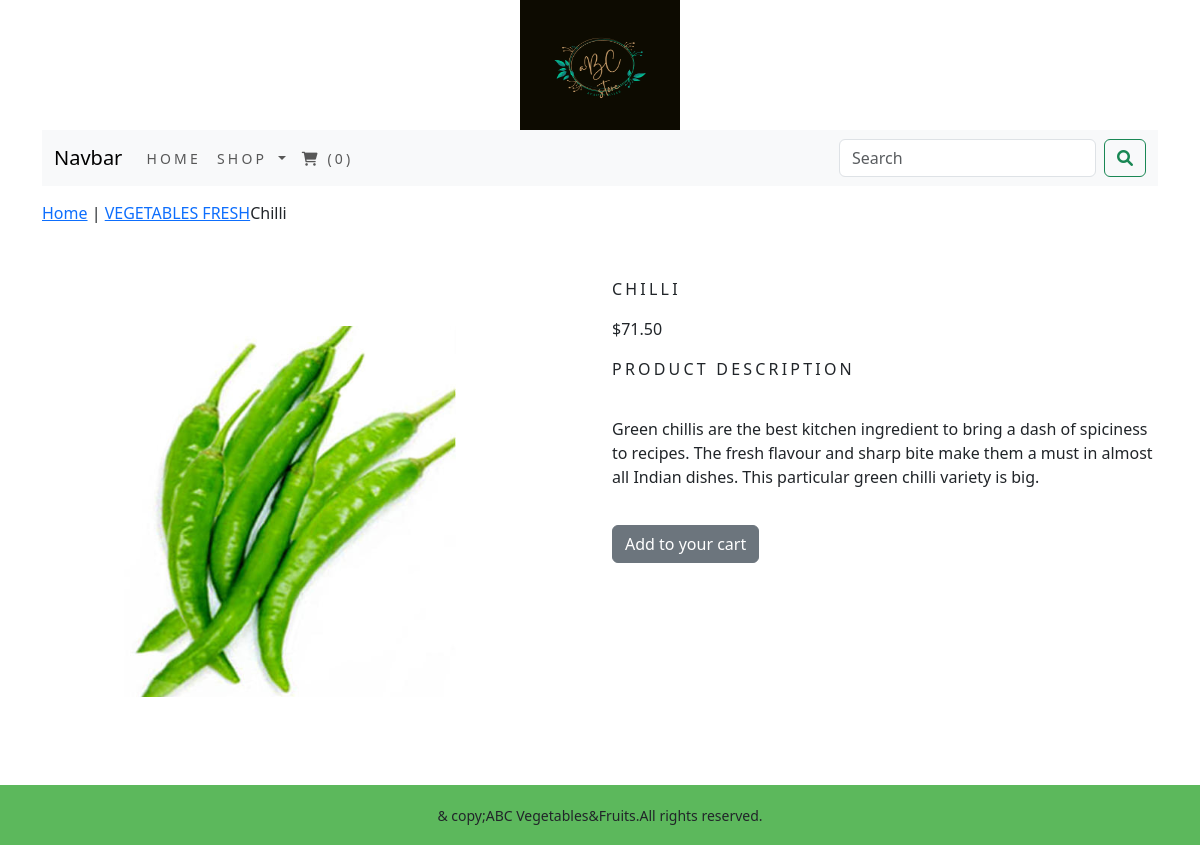
Page /shop/vegetables-fresh/chilli/ on the committed database.
### shop/models.py (models this page shows, shortened)
class Product(models.Model):
    name=models.CharField(max_length=250,unique=True)
    slug=models.SlugField(max_length=250,unique=True)
    desc=models.TextField(blank=True)
    price=models.DecimalField(max_digits=10,decimal_places=2)
    category=models.ForeignKey(Category,on_delete=models.CASCADE)
    img=models.ImageField(upload_to='product',blank=True)
    stock=models.IntegerField()
    avilable=models.BooleanField(default=True)
    created=models.DateTimeField(auto_now_add=True)
    updated=models.DateTimeField(auto_now=True)
    class Meta:
        ordering = ('name',)
        verbose_name = 'product'
        verbose_name_plural = 'products'

class Category(models.Model):
    name=models.CharField(max_length=250,unique=True)
    slug=models.SlugField(max_length=250,unique=True)
    desc=models.TextField(blank=True)
    img=models.ImageField(upload_to='category',blank=True)
    class Meta:
        ordering=('name',)
        verbose_name='category'
        verbose_name_plural='categories'
    def get_url(self):
        return reverse('shop:products_by_category',args=[self.slug])
    def __str__(self):
        return '{}'.format(self.name)

### shop/views.py (the view)
# urls.py: path('<slug:c_slug>/<slug:product_slug>/',views.ProDetail,name='prodcatdetail')
def ProDetail(request,c_slug,product_slug):
    try:
        product=Product.objects.get(category__slug=c_slug,slug=product_slug)
    except Exception as e:
        raise e
    return render(request,'product.html',{'product':product})

### cart/context_processors.py (called while the page is built)
def counter(request):
    item_count = 0
    if 'admin' in request.path:
        return {}
    else:
        try:
            cart=Cart.objects.filter(cart_id=_cart_id(request))
            cart_items=CartItem.objects.all().filter(cart=cart[:1])
            for cart_item in cart_items:
                item_count += cart_item.quantity
        except Cart.DoesNotExist:
            item_count = 0
    return dict(item_count=item_count)

### cart/views.py (called while the page is built)
def _cart_id(request):
    cart=request.session.session_key
    if not cart:
        cart=request.session.create()
    return cart

### shop/context_processors.py (called while the page is built)
def menu_links(request):
    links=Category.objects.all()
    return dict(links=links)

### templates/product.html (shortened to what this page needs)
{% extends 'base.html' %}
{% load static %}
{% block content %}
<div class="row my_prod_row_class">
   <div class="mx-auto">
      <p><a href="{% url 'shop:allProdCat' %}">Home</a> | <a href="{{product.category.get_url}}">{{product.category}}</a>{{product.name}}</p>
   </div>
<div class="container">
<br>
<div class="row">
<div class="col-12 col-sm-12 col-md-12 col-lg-6 text-center">
   <div style="min-width:18rem;">
      <img src="{{product.img.url}}" alt="{{product.name}}">
   </div>
</div>
   <div class="col-12 col-sm-12 col-md-12 col-lg-6">
      <div class="row">
      <h1 class="my_prod_title">{{product.name}}</h1>
      <p>${{product.price}}</p>
      <p class="my_title">Product Description</p>
      <p class="text-justify my_prod_text">{{product.desc}}</p>
      {% if product.stock <= 0 %}
      <p class="text_justify my_prod_text"><b>Out of stock</b></p>
      {% else %}
      <p><a class="btn btn-secondary" href="{% url 'cart:add_cart' product.id %}">Add to your cart</a></p>
      {% endif %}
      </div>
   </div>
</div>
</div>
</div>
{% endblock %}

### templates/base.html (shortened to what this page needs)
{% load static %}
<!DOCTYPE html>
<html lang="en">
<head>
    <link rel="stylesheet" href="{% static 'css/custom.css' %}">
    <link href="{% static 'css/bootstrap.min.css' %}" rel="stylesheet">
</head>
<body>
<div class="container">
    {% include 'header.html' %}
    {% include 'navbar.html' %}
    {% block content %}
    {% endblock %}
</div>
    {% include 'footer.html' %}
</body>
</html>

### templates/header.html
{% load static %}
<header>
    <center>
        <a href="{% url 'shop:allProdCat' %}"> <img src="{% static 'img/abc logo.png' %}" alt="logoimage" width="160px;" height="130px;"></a>
    </center>
</header>

### templates/navbar.html (shortened to what this page needs)
<!DOCTYPE html>
<html lang="en">
<head>
    <link href="https://stackpath.bootstrapcdn.com/bootstrap/5.3.0/css/bootstrap.min.css" rel="stylesheet">
    <link href="https://cdnjs.cloudflare.com/ajax/libs/font-awesome/6.0.0-beta3/css/all.min.css" rel="stylesheet">
</head>
<body>
<nav class="navbar navbar-expand-lg navbar-light bg-light">
  <div class="container-fluid">
    <a class="navbar-brand" href="#">Navbar</a>
    <div class="collapse navbar-collapse" id="navbarSupportedContent">
      <ul class="navbar-nav me-auto mb-2 mb-lg-0">
        <li class="nav-item">
          <a class="nav-link" href="#">Home</a>
        </li>
        <li class="nav-item dropdown">
          <a class="nav-link dropdown-toggle" href="#" id="navbarDropdown" role="button" data-bs-toggle="dropdown" aria-expanded="false">
            Shop
          </a>
        </li>
        <li class="nav-item">
          <a class="nav-link" href="{% url 'cart:cart_detail' %}"><i class="fa fa-shopping-cart"></i> ({% if item_count > 0 %}{{ item_count }}{% else %}0{% endif %})</a>
        </li>
      </ul>
      <form class="d-flex" action="{% url 'search_app:searchResult' %}" method="get">
        <input class="form-control me-2" type="search" placeholder="Search" name="q" aria-label="Search">
        <button class="btn btn-outline-success" type="submit"><i class="fa fa-search"></i></button>
      </form>
    </div>
  </div>
</nav>
</body>
</html>

### templates/footer.html
<div class="footer navbar-fixed-bottom  my_footer">
  <p class="text-center">& copy;ABC Vegetables&Fruits.All rights reserved. </p>
</div>

### static/css/custom.css (style rules this page uses)
.nav-item { letter-spacing: .2rem; font-size: 14px; text-transform: uppercase; }
.my_footer { background-color:#5cb85c; height:60px; }
.my_footer p { padding-top:20px; font-size:14px; }
.my_title { letter-spacing:.2em; text-transform:uppercase; font-size:16px; }
.my_prod_row_class { padding-top:15px; padding-bottom:20px; }
.my_prod_title { font-size:16px; letter-spacing:.2em; text-transform:uppercase; padding-top:15px; padding-bottom:10px; }
.my_prod_text { padding:20px; }

### templates/navbar.html (style rules this page uses)
.nav-item { letter-spacing: .2rem; font-size: 14px; text-transform: uppercase; }

### rows in the picture
Product: category "VEGETABLES FRESH", name "Chilli", img (picture), name "CHILLI", price "71.50", desc "Green chillis are the best kitchen ingredient to bring a dash of spiciness to recipes. The fresh flavour and sharp bite make them a must in almost all Indian dishes. This particular green chilli variety is big."
